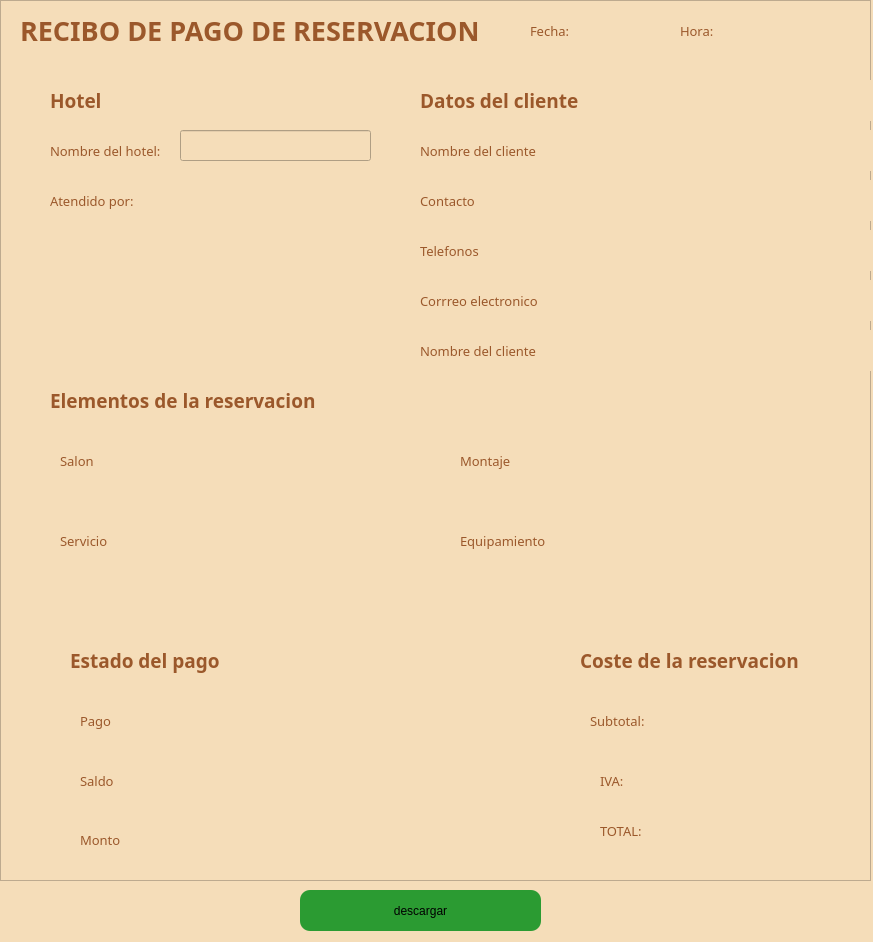
<?xml version="1.0" encoding="UTF-8"?>
<ui version="4.0">
 <class>Dialog</class>
 <widget class="QDialog" name="Dialog">
  <property name="geometry">
   <rect>
    <x>0</x>
    <y>0</y>
    <width>873</width>
    <height>942</height>
   </rect>
  </property>
  <property name="windowTitle">
   <string>Dialog</string>
  </property>
  <property name="styleSheet">
   <string notr="true">background-color: rgb(245, 221, 185);</string>
  </property>
  <widget class="QLineEdit" name="hotel">
   <property name="geometry">
    <rect>
     <x>180</x>
     <y>130</y>
     <width>191</width>
     <height>31</height>
    </rect>
   </property>
   <property name="font">
    <font>
     <pointsize>10</pointsize>
    </font>
   </property>
   <property name="styleSheet">
    <string notr="true">color: rgb(0, 0, 0);</string>
   </property>
   <property name="text">
    <string/>
   </property>
  </widget>
  <widget class="QFrame" name="reciboFrame">
   <property name="geometry">
    <rect>
     <x>0</x>
     <y>0</y>
     <width>871</width>
     <height>881</height>
    </rect>
   </property>
   <property name="frameShape">
    <enum>QFrame::Shape::StyledPanel</enum>
   </property>
   <property name="frameShadow">
    <enum>QFrame::Shadow::Raised</enum>
   </property>
   <widget class="QLabel" name="Ubicacion">
    <property name="geometry">
     <rect>
      <x>420</x>
      <y>330</y>
      <width>501</width>
      <height>41</height>
     </rect>
    </property>
    <property name="font">
     <font>
      <family>Adwaita Sans</family>
      <pointsize>10</pointsize>
      <bold>false</bold>
     </font>
    </property>
    <property name="styleSheet">
     <string notr="true">color: rgba(155, 88, 43, 1.0);
</string>
    </property>
    <property name="text">
     <string>Nombre del cliente</string>
    </property>
   </widget>
   <widget class="QLabel" name="labelHotel">
    <property name="geometry">
     <rect>
      <x>50</x>
      <y>130</y>
      <width>141</width>
      <height>41</height>
     </rect>
    </property>
    <property name="font">
     <font>
      <family>Adwaita Sans</family>
      <pointsize>10</pointsize>
      <bold>false</bold>
     </font>
    </property>
    <property name="styleSheet">
     <string notr="true">color: rgba(155, 88, 43, 1.0);
</string>
    </property>
    <property name="text">
     <string>Nombre del hotel:</string>
    </property>
   </widget>
   <widget class="QLabel" name="labelNombreCliente">
    <property name="geometry">
     <rect>
      <x>420</x>
      <y>130</y>
      <width>501</width>
      <height>41</height>
     </rect>
    </property>
    <property name="font">
     <font>
      <family>Adwaita Sans</family>
      <pointsize>10</pointsize>
      <bold>false</bold>
     </font>
    </property>
    <property name="styleSheet">
     <string notr="true">color: rgba(155, 88, 43, 1.0);
</string>
    </property>
    <property name="text">
     <string>Nombre del cliente</string>
    </property>
   </widget>
   <widget class="QLabel" name="hora">
    <property name="geometry">
     <rect>
      <x>680</x>
      <y>10</y>
      <width>181</width>
      <height>41</height>
     </rect>
    </property>
    <property name="font">
     <font>
      <family>Adwaita Sans</family>
      <pointsize>10</pointsize>
      <bold>false</bold>
     </font>
    </property>
    <property name="styleSheet">
     <string notr="true">color: rgba(155, 88, 43, 1.0);
</string>
    </property>
    <property name="text">
     <string>Hora:</string>
    </property>
   </widget>
   <widget class="QLabel" name="labelTrabajador">
    <property name="geometry">
     <rect>
      <x>50</x>
      <y>180</y>
      <width>291</width>
      <height>41</height>
     </rect>
    </property>
    <property name="font">
     <font>
      <family>Adwaita Sans</family>
      <pointsize>10</pointsize>
      <bold>false</bold>
     </font>
    </property>
    <property name="styleSheet">
     <string notr="true">color: rgba(155, 88, 43, 1.0);
</string>
    </property>
    <property name="text">
     <string>Atendido por:</string>
    </property>
   </widget>
   <widget class="QLabel" name="labelFecha">
    <property name="geometry">
     <rect>
      <x>530</x>
      <y>10</y>
      <width>141</width>
      <height>41</height>
     </rect>
    </property>
    <property name="font">
     <font>
      <family>Adwaita Sans</family>
      <pointsize>10</pointsize>
      <bold>false</bold>
     </font>
    </property>
    <property name="styleSheet">
     <string notr="true">color: rgba(155, 88, 43, 1.0);
</string>
    </property>
    <property name="text">
     <string>Fecha:</string>
    </property>
   </widget>
   <widget class="QLabel" name="telefonos">
    <property name="geometry">
     <rect>
      <x>420</x>
      <y>230</y>
      <width>501</width>
      <height>41</height>
     </rect>
    </property>
    <property name="font">
     <font>
      <family>Adwaita Sans</family>
      <pointsize>10</pointsize>
      <bold>false</bold>
     </font>
    </property>
    <property name="styleSheet">
     <string notr="true">color: rgba(155, 88, 43, 1.0);
</string>
    </property>
    <property name="text">
     <string>Telefonos</string>
    </property>
   </widget>
   <widget class="QLabel" name="labelFecha_5">
    <property name="geometry">
     <rect>
      <x>420</x>
      <y>80</y>
      <width>481</width>
      <height>41</height>
     </rect>
    </property>
    <property name="font">
     <font>
      <family>Adwaita Sans</family>
      <pointsize>14</pointsize>
      <bold>true</bold>
     </font>
    </property>
    <property name="styleSheet">
     <string notr="true">color: rgba(155, 88, 43, 1.0);
</string>
    </property>
    <property name="text">
     <string>Datos del cliente</string>
    </property>
   </widget>
   <widget class="QLabel" name="corrreoElectronico">
    <property name="geometry">
     <rect>
      <x>420</x>
      <y>280</y>
      <width>501</width>
      <height>41</height>
     </rect>
    </property>
    <property name="font">
     <font>
      <family>Adwaita Sans</family>
      <pointsize>10</pointsize>
      <bold>false</bold>
     </font>
    </property>
    <property name="styleSheet">
     <string notr="true">color: rgba(155, 88, 43, 1.0);
</string>
    </property>
    <property name="text">
     <string>Corrreo electronico</string>
    </property>
   </widget>
   <widget class="QLabel" name="con">
    <property name="geometry">
     <rect>
      <x>420</x>
      <y>180</y>
      <width>501</width>
      <height>41</height>
     </rect>
    </property>
    <property name="font">
     <font>
      <family>Adwaita Sans</family>
      <pointsize>10</pointsize>
      <bold>false</bold>
     </font>
    </property>
    <property name="styleSheet">
     <string notr="true">color: rgba(155, 88, 43, 1.0);
</string>
    </property>
    <property name="text">
     <string>Contacto</string>
    </property>
   </widget>
   <widget class="QLabel" name="labelFecha_2">
    <property name="geometry">
     <rect>
      <x>20</x>
      <y>10</y>
      <width>481</width>
      <height>41</height>
     </rect>
    </property>
    <property name="font">
     <font>
      <family>Adwaita Sans</family>
      <pointsize>20</pointsize>
      <bold>true</bold>
     </font>
    </property>
    <property name="styleSheet">
     <string notr="true">color: rgba(155, 88, 43, 1.0);
</string>
    </property>
    <property name="text">
     <string>RECIBO DE PAGO DE RESERVACION</string>
    </property>
   </widget>
   <widget class="QLabel" name="labelFecha_6">
    <property name="geometry">
     <rect>
      <x>50</x>
      <y>80</y>
      <width>191</width>
      <height>41</height>
     </rect>
    </property>
    <property name="font">
     <font>
      <family>Adwaita Sans</family>
      <pointsize>14</pointsize>
      <bold>true</bold>
     </font>
    </property>
    <property name="styleSheet">
     <string notr="true">color: rgba(155, 88, 43, 1.0);
</string>
    </property>
    <property name="text">
     <string>Hotel</string>
    </property>
   </widget>
   <widget class="QLabel" name="labelFecha_4">
    <property name="geometry">
     <rect>
      <x>50</x>
      <y>380</y>
      <width>281</width>
      <height>41</height>
     </rect>
    </property>
    <property name="font">
     <font>
      <family>Adwaita Sans</family>
      <pointsize>14</pointsize>
      <bold>true</bold>
     </font>
    </property>
    <property name="styleSheet">
     <string notr="true">color: rgba(155, 88, 43, 1.0);
</string>
    </property>
    <property name="text">
     <string>Elementos de la reservacion</string>
    </property>
   </widget>
   <widget class="QLabel" name="labelMontaje">
    <property name="geometry">
     <rect>
      <x>460</x>
      <y>440</y>
      <width>241</width>
      <height>41</height>
     </rect>
    </property>
    <property name="font">
     <font>
      <family>Adwaita Sans</family>
      <pointsize>10</pointsize>
      <bold>false</bold>
     </font>
    </property>
    <property name="styleSheet">
     <string notr="true">color: rgba(155, 88, 43, 1.0);
</string>
    </property>
    <property name="text">
     <string>Montaje</string>
    </property>
   </widget>
   <widget class="QLabel" name="labelEquipamiento">
    <property name="geometry">
     <rect>
      <x>460</x>
      <y>520</y>
      <width>241</width>
      <height>41</height>
     </rect>
    </property>
    <property name="font">
     <font>
      <family>Adwaita Sans</family>
      <pointsize>10</pointsize>
      <bold>false</bold>
     </font>
    </property>
    <property name="styleSheet">
     <string notr="true">color: rgba(155, 88, 43, 1.0);
</string>
    </property>
    <property name="text">
     <string>Equipamiento</string>
    </property>
   </widget>
   <widget class="QLabel" name="labelServicio">
    <property name="geometry">
     <rect>
      <x>60</x>
      <y>520</y>
      <width>241</width>
      <height>41</height>
     </rect>
    </property>
    <property name="font">
     <font>
      <family>Adwaita Sans</family>
      <pointsize>10</pointsize>
      <bold>false</bold>
     </font>
    </property>
    <property name="styleSheet">
     <string notr="true">color: rgba(155, 88, 43, 1.0);
</string>
    </property>
    <property name="text">
     <string>Servicio</string>
    </property>
   </widget>
   <widget class="QLabel" name="labelSalon">
    <property name="geometry">
     <rect>
      <x>60</x>
      <y>440</y>
      <width>241</width>
      <height>41</height>
     </rect>
    </property>
    <property name="font">
     <font>
      <family>Adwaita Sans</family>
      <pointsize>10</pointsize>
      <bold>false</bold>
     </font>
    </property>
    <property name="styleSheet">
     <string notr="true">color: rgba(155, 88, 43, 1.0);
</string>
    </property>
    <property name="text">
     <string>Salon</string>
    </property>
   </widget>
   <widget class="QLabel" name="labelTotal">
    <property name="geometry">
     <rect>
      <x>600</x>
      <y>810</y>
      <width>241</width>
      <height>41</height>
     </rect>
    </property>
    <property name="font">
     <font>
      <family>Adwaita Sans</family>
      <pointsize>10</pointsize>
      <bold>false</bold>
     </font>
    </property>
    <property name="styleSheet">
     <string notr="true">color: rgba(155, 88, 43, 1.0);
</string>
    </property>
    <property name="text">
     <string>TOTAL:</string>
    </property>
   </widget>
   <widget class="QLabel" name="labelIVA">
    <property name="geometry">
     <rect>
      <x>600</x>
      <y>760</y>
      <width>241</width>
      <height>41</height>
     </rect>
    </property>
    <property name="font">
     <font>
      <family>Adwaita Sans</family>
      <pointsize>10</pointsize>
      <bold>false</bold>
     </font>
    </property>
    <property name="styleSheet">
     <string notr="true">color: rgba(155, 88, 43, 1.0);
</string>
    </property>
    <property name="text">
     <string>IVA:</string>
    </property>
   </widget>
   <widget class="QLabel" name="labelFecha_7">
    <property name="geometry">
     <rect>
      <x>580</x>
      <y>640</y>
      <width>251</width>
      <height>41</height>
     </rect>
    </property>
    <property name="font">
     <font>
      <family>Adwaita Sans</family>
      <pointsize>14</pointsize>
      <bold>true</bold>
     </font>
    </property>
    <property name="styleSheet">
     <string notr="true">color: rgba(155, 88, 43, 1.0);
</string>
    </property>
    <property name="text">
     <string>Coste de la reservacion</string>
    </property>
   </widget>
   <widget class="QLabel" name="labelSub">
    <property name="geometry">
     <rect>
      <x>590</x>
      <y>700</y>
      <width>241</width>
      <height>41</height>
     </rect>
    </property>
    <property name="font">
     <font>
      <family>Adwaita Sans</family>
      <pointsize>10</pointsize>
      <bold>false</bold>
     </font>
    </property>
    <property name="styleSheet">
     <string notr="true">color: rgba(155, 88, 43, 1.0);
</string>
    </property>
    <property name="text">
     <string>Subtotal:</string>
    </property>
   </widget>
   <widget class="QLabel" name="labelFecha_8">
    <property name="geometry">
     <rect>
      <x>70</x>
      <y>640</y>
      <width>251</width>
      <height>41</height>
     </rect>
    </property>
    <property name="font">
     <font>
      <family>Adwaita Sans</family>
      <pointsize>14</pointsize>
      <bold>true</bold>
     </font>
    </property>
    <property name="styleSheet">
     <string notr="true">color: rgba(155, 88, 43, 1.0);
</string>
    </property>
    <property name="text">
     <string>Estado del pago</string>
    </property>
   </widget>
   <widget class="QLabel" name="num">
    <property name="geometry">
     <rect>
      <x>80</x>
      <y>700</y>
      <width>241</width>
      <height>41</height>
     </rect>
    </property>
    <property name="font">
     <font>
      <family>Adwaita Sans</family>
      <pointsize>10</pointsize>
      <bold>false</bold>
     </font>
    </property>
    <property name="styleSheet">
     <string notr="true">color: rgba(155, 88, 43, 1.0);
</string>
    </property>
    <property name="text">
     <string>Pago </string>
    </property>
   </widget>
   <widget class="QLabel" name="labelMonto">
    <property name="geometry">
     <rect>
      <x>80</x>
      <y>760</y>
      <width>241</width>
      <height>41</height>
     </rect>
    </property>
    <property name="font">
     <font>
      <family>Adwaita Sans</family>
      <pointsize>10</pointsize>
      <bold>false</bold>
     </font>
    </property>
    <property name="styleSheet">
     <string notr="true">color: rgba(155, 88, 43, 1.0);
</string>
    </property>
    <property name="text">
     <string>Saldo</string>
    </property>
   </widget>
   <widget class="QLabel" name="labelSaldo">
    <property name="geometry">
     <rect>
      <x>80</x>
      <y>830</y>
      <width>241</width>
      <height>20</height>
     </rect>
    </property>
    <property name="font">
     <font>
      <family>Adwaita Sans</family>
      <pointsize>10</pointsize>
      <bold>false</bold>
     </font>
    </property>
    <property name="styleSheet">
     <string notr="true">color: rgba(155, 88, 43, 1.0);
</string>
    </property>
    <property name="text">
     <string>Monto</string>
    </property>
   </widget>
  </widget>
  <widget class="QPushButton" name="guardarImagen">
   <property name="geometry">
    <rect>
     <x>300</x>
     <y>890</y>
     <width>241</width>
     <height>41</height>
    </rect>
   </property>
   <property name="styleSheet">
    <string notr="true">border-radius: 10px;
background-color: #2B9B32;</string>
   </property>
   <property name="text">
    <string>descargar</string>
   </property>
  </widget>
  <zorder>reciboFrame</zorder>
  <zorder>hotel</zorder>
  <zorder>guardarImagen</zorder>
 </widget>
 <resources/>
 <connections/>
</ui>
